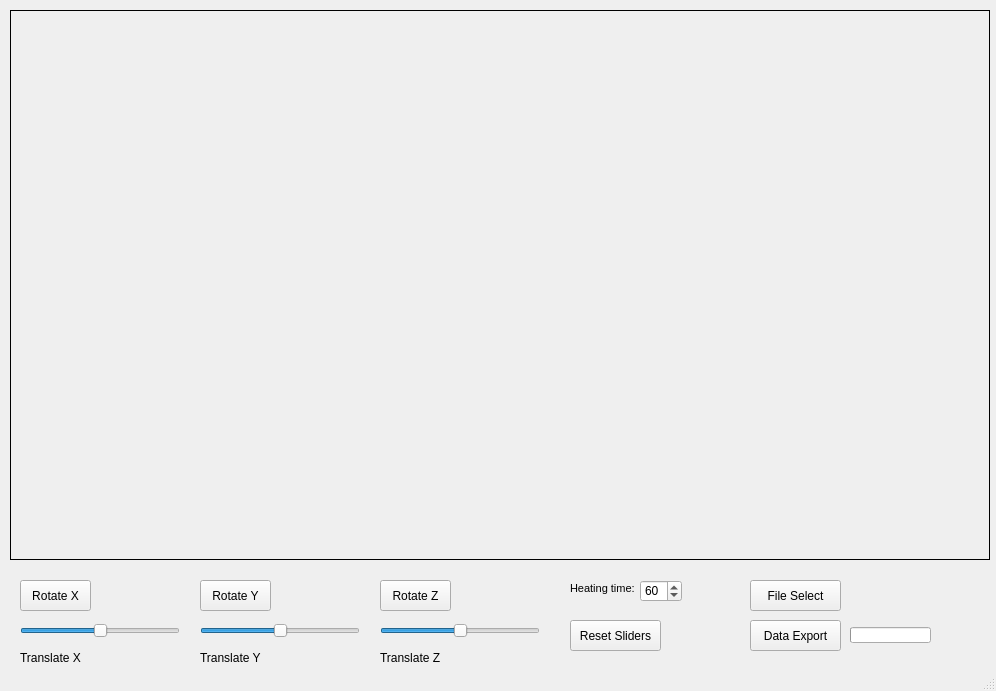
<?xml version="1.0" encoding="UTF-8"?>
<ui version="4.0">
 <class>MainWindow</class>
 <widget class="QMainWindow" name="MainWindow">
  <property name="enabled">
   <bool>true</bool>
  </property>
  <property name="geometry">
   <rect>
    <x>0</x>
    <y>0</y>
    <width>996</width>
    <height>691</height>
   </rect>
  </property>
  <property name="sizePolicy">
   <sizepolicy hsizetype="Fixed" vsizetype="Fixed">
    <horstretch>0</horstretch>
    <verstretch>0</verstretch>
   </sizepolicy>
  </property>
  <property name="mouseTracking">
   <bool>false</bool>
  </property>
  <property name="windowTitle">
   <string>Computer GUI - Formagine</string>
  </property>
  <widget class="QWidget" name="centralwidget">
   <widget class="QPushButton" name="rotX">
    <property name="geometry">
     <rect>
      <x>20</x>
      <y>580</y>
      <width>71</width>
      <height>31</height>
     </rect>
    </property>
    <property name="text">
     <string>Rotate X</string>
    </property>
   </widget>
   <widget class="QSlider" name="transX">
    <property name="geometry">
     <rect>
      <x>20</x>
      <y>620</y>
      <width>160</width>
      <height>22</height>
     </rect>
    </property>
    <property name="whatsThis">
     <string/>
    </property>
    <property name="minimum">
     <number>-400</number>
    </property>
    <property name="maximum">
     <number>400</number>
    </property>
    <property name="orientation">
     <enum>Qt::Horizontal</enum>
    </property>
    <property name="tickPosition">
     <enum>QSlider::NoTicks</enum>
    </property>
   </widget>
   <widget class="QLabel" name="label">
    <property name="geometry">
     <rect>
      <x>20</x>
      <y>650</y>
      <width>71</width>
      <height>16</height>
     </rect>
    </property>
    <property name="text">
     <string>Translate X</string>
    </property>
   </widget>
   <widget class="QFrame" name="fuck">
    <property name="enabled">
     <bool>true</bool>
    </property>
    <property name="geometry">
     <rect>
      <x>10</x>
      <y>10</y>
      <width>980</width>
      <height>550</height>
     </rect>
    </property>
    <property name="sizePolicy">
     <sizepolicy hsizetype="Fixed" vsizetype="Fixed">
      <horstretch>0</horstretch>
      <verstretch>0</verstretch>
     </sizepolicy>
    </property>
    <property name="minimumSize">
     <size>
      <width>970</width>
      <height>540</height>
     </size>
    </property>
    <property name="baseSize">
     <size>
      <width>97</width>
      <height>0</height>
     </size>
    </property>
    <property name="frameShape">
     <enum>QFrame::Box</enum>
    </property>
   </widget>
   <widget class="QSlider" name="transY">
    <property name="geometry">
     <rect>
      <x>200</x>
      <y>620</y>
      <width>160</width>
      <height>22</height>
     </rect>
    </property>
    <property name="whatsThis">
     <string/>
    </property>
    <property name="minimum">
     <number>-400</number>
    </property>
    <property name="maximum">
     <number>400</number>
    </property>
    <property name="orientation">
     <enum>Qt::Horizontal</enum>
    </property>
    <property name="tickPosition">
     <enum>QSlider::NoTicks</enum>
    </property>
   </widget>
   <widget class="QSlider" name="transZ">
    <property name="geometry">
     <rect>
      <x>380</x>
      <y>620</y>
      <width>160</width>
      <height>22</height>
     </rect>
    </property>
    <property name="whatsThis">
     <string/>
    </property>
    <property name="minimum">
     <number>-400</number>
    </property>
    <property name="maximum">
     <number>400</number>
    </property>
    <property name="orientation">
     <enum>Qt::Horizontal</enum>
    </property>
    <property name="tickPosition">
     <enum>QSlider::NoTicks</enum>
    </property>
   </widget>
   <widget class="QLabel" name="label_2">
    <property name="geometry">
     <rect>
      <x>200</x>
      <y>650</y>
      <width>71</width>
      <height>16</height>
     </rect>
    </property>
    <property name="text">
     <string>Translate Y</string>
    </property>
   </widget>
   <widget class="QLabel" name="label_3">
    <property name="geometry">
     <rect>
      <x>380</x>
      <y>650</y>
      <width>71</width>
      <height>16</height>
     </rect>
    </property>
    <property name="text">
     <string>Translate Z</string>
    </property>
   </widget>
   <widget class="QPushButton" name="rotZ">
    <property name="geometry">
     <rect>
      <x>380</x>
      <y>580</y>
      <width>71</width>
      <height>31</height>
     </rect>
    </property>
    <property name="text">
     <string>Rotate Z</string>
    </property>
   </widget>
   <widget class="QPushButton" name="rotY">
    <property name="geometry">
     <rect>
      <x>200</x>
      <y>580</y>
      <width>71</width>
      <height>31</height>
     </rect>
    </property>
    <property name="text">
     <string>Rotate Y</string>
    </property>
   </widget>
   <widget class="QPushButton" name="file_select">
    <property name="geometry">
     <rect>
      <x>750</x>
      <y>580</y>
      <width>91</width>
      <height>31</height>
     </rect>
    </property>
    <property name="text">
     <string>File Select</string>
    </property>
   </widget>
   <widget class="QPushButton" name="get_export_2">
    <property name="geometry">
     <rect>
      <x>750</x>
      <y>620</y>
      <width>91</width>
      <height>31</height>
     </rect>
    </property>
    <property name="text">
     <string>Data Export</string>
    </property>
   </widget>
   <widget class="QSpinBox" name="spinBox">
    <property name="geometry">
     <rect>
      <x>640</x>
      <y>580</y>
      <width>42</width>
      <height>22</height>
     </rect>
    </property>
    <property name="maximum">
     <number>600</number>
    </property>
    <property name="value">
     <number>60</number>
    </property>
    <property name="displayIntegerBase">
     <number>10</number>
    </property>
   </widget>
   <widget class="QLabel" name="label_4">
    <property name="geometry">
     <rect>
      <x>570</x>
      <y>580</y>
      <width>71</width>
      <height>16</height>
     </rect>
    </property>
    <property name="font">
     <font>
      <pointsize>8</pointsize>
     </font>
    </property>
    <property name="text">
     <string>Heating time:</string>
    </property>
   </widget>
   <widget class="QPushButton" name="reset_sliders">
    <property name="geometry">
     <rect>
      <x>570</x>
      <y>620</y>
      <width>91</width>
      <height>31</height>
     </rect>
    </property>
    <property name="text">
     <string>Reset Sliders</string>
    </property>
   </widget>
   <widget class="QProgressBar" name="progressBar">
    <property name="enabled">
     <bool>true</bool>
    </property>
    <property name="geometry">
     <rect>
      <x>850</x>
      <y>627</y>
      <width>81</width>
      <height>16</height>
     </rect>
    </property>
    <property name="value">
     <number>0</number>
    </property>
    <property name="textVisible">
     <bool>false</bool>
    </property>
    <property name="format">
     <string>%p%</string>
    </property>
   </widget>
  </widget>
  <widget class="QStatusBar" name="statusbar"/>
 </widget>
 <resources/>
 <connections/>
</ui>
